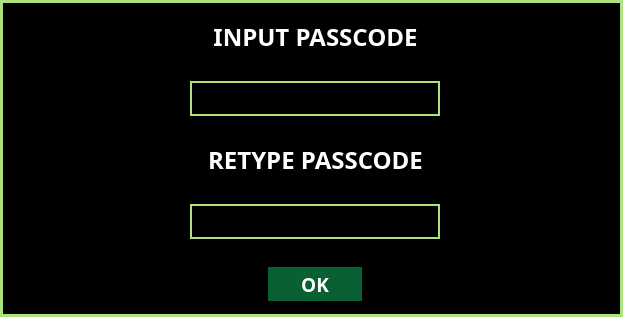
<?xml version="1.0" encoding="UTF-8"?>
<ui version="4.0">
 <class>Dialog</class>
 <widget class="QDialog" name="Dialog">
  <property name="geometry">
   <rect>
    <x>0</x>
    <y>0</y>
    <width>623</width>
    <height>317</height>
   </rect>
  </property>
  <property name="windowTitle">
   <string>Dialog</string>
  </property>
  <property name="styleSheet">
   <string notr="true">#widget{
background-color: black;
border: 3px solid #ABE27D;
}
.QPushButton{
background-color: #096033;
border: 3px solid;
color: white
}
.QLineEdit{
border : 2px solid #ABE27D;
background-color:rgba(0,0,0,0);
color: white
}
.QLabel{
color: white;
}</string>
  </property>
  <layout class="QGridLayout" name="gridLayout">
   <property name="leftMargin">
    <number>0</number>
   </property>
   <property name="topMargin">
    <number>0</number>
   </property>
   <property name="rightMargin">
    <number>0</number>
   </property>
   <property name="bottomMargin">
    <number>0</number>
   </property>
   <property name="spacing">
    <number>0</number>
   </property>
   <item row="0" column="0">
    <widget class="QWidget" name="widget" native="true">
     <widget class="QWidget" name="">
      <property name="geometry">
       <rect>
        <x>9</x>
        <y>9</y>
        <width>612</width>
        <height>304</height>
       </rect>
      </property>
      <layout class="QVBoxLayout" name="verticalLayout">
       <item>
        <widget class="QWidget" name="widget_4" native="true">
         <layout class="QHBoxLayout" name="horizontalLayout_3">
          <item>
           <spacer name="horizontalSpacer_3">
            <property name="orientation">
             <enum>Qt::Horizontal</enum>
            </property>
            <property name="sizeHint" stdset="0">
             <size>
              <width>161</width>
              <height>20</height>
             </size>
            </property>
           </spacer>
          </item>
          <item>
           <widget class="QLabel" name="label">
            <property name="font">
             <font>
              <family>DM Sans</family>
              <pointsize>18</pointsize>
              <weight>75</weight>
              <bold>true</bold>
             </font>
            </property>
            <property name="text">
             <string>INPUT PASSCODE</string>
            </property>
            <property name="alignment">
             <set>Qt::AlignCenter</set>
            </property>
           </widget>
          </item>
          <item>
           <spacer name="horizontalSpacer_4">
            <property name="orientation">
             <enum>Qt::Horizontal</enum>
            </property>
            <property name="sizeHint" stdset="0">
             <size>
              <width>160</width>
              <height>20</height>
             </size>
            </property>
           </spacer>
          </item>
         </layout>
        </widget>
       </item>
       <item>
        <widget class="QWidget" name="widget_3" native="true">
         <layout class="QHBoxLayout" name="horizontalLayout">
          <item>
           <spacer name="horizontalSpacer">
            <property name="orientation">
             <enum>Qt::Horizontal</enum>
            </property>
            <property name="sizeHint" stdset="0">
             <size>
              <width>137</width>
              <height>20</height>
             </size>
            </property>
           </spacer>
          </item>
          <item>
           <widget class="QLineEdit" name="newPcode">
            <property name="sizePolicy">
             <sizepolicy hsizetype="Fixed" vsizetype="Fixed">
              <horstretch>0</horstretch>
              <verstretch>0</verstretch>
             </sizepolicy>
            </property>
            <property name="minimumSize">
             <size>
              <width>250</width>
              <height>35</height>
             </size>
            </property>
           </widget>
          </item>
          <item>
           <spacer name="horizontalSpacer_2">
            <property name="orientation">
             <enum>Qt::Horizontal</enum>
            </property>
            <property name="sizeHint" stdset="0">
             <size>
              <width>136</width>
              <height>20</height>
             </size>
            </property>
           </spacer>
          </item>
         </layout>
        </widget>
       </item>
       <item>
        <widget class="QWidget" name="widget_5" native="true">
         <layout class="QHBoxLayout" name="horizontalLayout_4">
          <item>
           <spacer name="horizontalSpacer_7">
            <property name="orientation">
             <enum>Qt::Horizontal</enum>
            </property>
            <property name="sizeHint" stdset="0">
             <size>
              <width>161</width>
              <height>20</height>
             </size>
            </property>
           </spacer>
          </item>
          <item>
           <widget class="QLabel" name="label_2">
            <property name="font">
             <font>
              <family>DM Sans</family>
              <pointsize>18</pointsize>
              <weight>75</weight>
              <bold>true</bold>
             </font>
            </property>
            <property name="text">
             <string>RETYPE PASSCODE</string>
            </property>
            <property name="alignment">
             <set>Qt::AlignCenter</set>
            </property>
           </widget>
          </item>
          <item>
           <spacer name="horizontalSpacer_8">
            <property name="orientation">
             <enum>Qt::Horizontal</enum>
            </property>
            <property name="sizeHint" stdset="0">
             <size>
              <width>160</width>
              <height>20</height>
             </size>
            </property>
           </spacer>
          </item>
         </layout>
        </widget>
       </item>
       <item>
        <widget class="QWidget" name="widget_6" native="true">
         <layout class="QHBoxLayout" name="horizontalLayout_6">
          <item>
           <spacer name="horizontalSpacer_11">
            <property name="orientation">
             <enum>Qt::Horizontal</enum>
            </property>
            <property name="sizeHint" stdset="0">
             <size>
              <width>137</width>
              <height>20</height>
             </size>
            </property>
           </spacer>
          </item>
          <item>
           <widget class="QLineEdit" name="verifyPcode">
            <property name="sizePolicy">
             <sizepolicy hsizetype="Fixed" vsizetype="Fixed">
              <horstretch>0</horstretch>
              <verstretch>0</verstretch>
             </sizepolicy>
            </property>
            <property name="minimumSize">
             <size>
              <width>250</width>
              <height>35</height>
             </size>
            </property>
           </widget>
          </item>
          <item>
           <spacer name="horizontalSpacer_12">
            <property name="orientation">
             <enum>Qt::Horizontal</enum>
            </property>
            <property name="sizeHint" stdset="0">
             <size>
              <width>136</width>
              <height>20</height>
             </size>
            </property>
           </spacer>
          </item>
         </layout>
        </widget>
       </item>
       <item>
        <widget class="QWidget" name="widget_2" native="true">
         <layout class="QHBoxLayout" name="horizontalLayout_2">
          <item>
           <spacer name="horizontalSpacer_5">
            <property name="orientation">
             <enum>Qt::Horizontal</enum>
            </property>
            <property name="sizeHint" stdset="0">
             <size>
              <width>212</width>
              <height>20</height>
             </size>
            </property>
           </spacer>
          </item>
          <item>
           <widget class="QPushButton" name="okBtn">
            <property name="sizePolicy">
             <sizepolicy hsizetype="Fixed" vsizetype="Fixed">
              <horstretch>0</horstretch>
              <verstretch>0</verstretch>
             </sizepolicy>
            </property>
            <property name="minimumSize">
             <size>
              <width>100</width>
              <height>40</height>
             </size>
            </property>
            <property name="font">
             <font>
              <family>DM Sans</family>
              <pointsize>14</pointsize>
              <weight>75</weight>
              <bold>true</bold>
             </font>
            </property>
            <property name="text">
             <string>OK</string>
            </property>
           </widget>
          </item>
          <item>
           <spacer name="horizontalSpacer_6">
            <property name="orientation">
             <enum>Qt::Horizontal</enum>
            </property>
            <property name="sizeHint" stdset="0">
             <size>
              <width>211</width>
              <height>20</height>
             </size>
            </property>
           </spacer>
          </item>
         </layout>
        </widget>
       </item>
      </layout>
     </widget>
    </widget>
   </item>
  </layout>
 </widget>
 <resources/>
 <connections/>
</ui>
